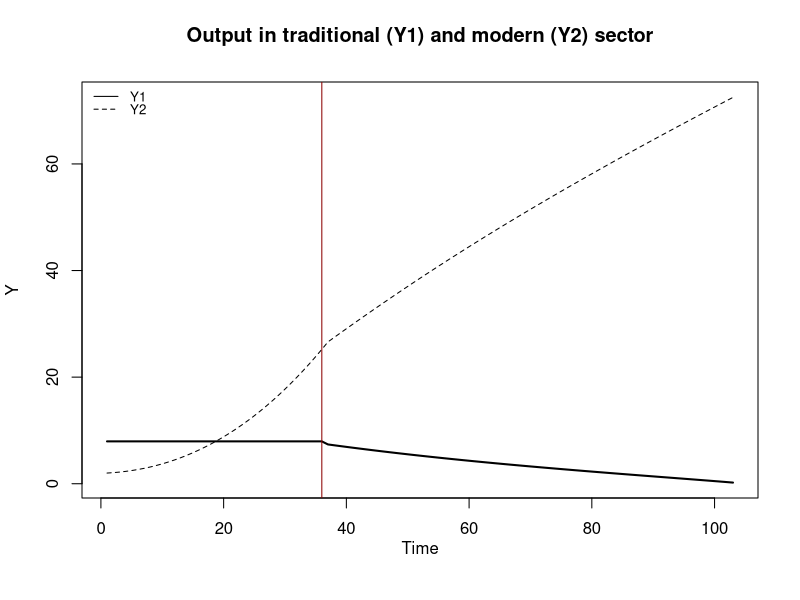
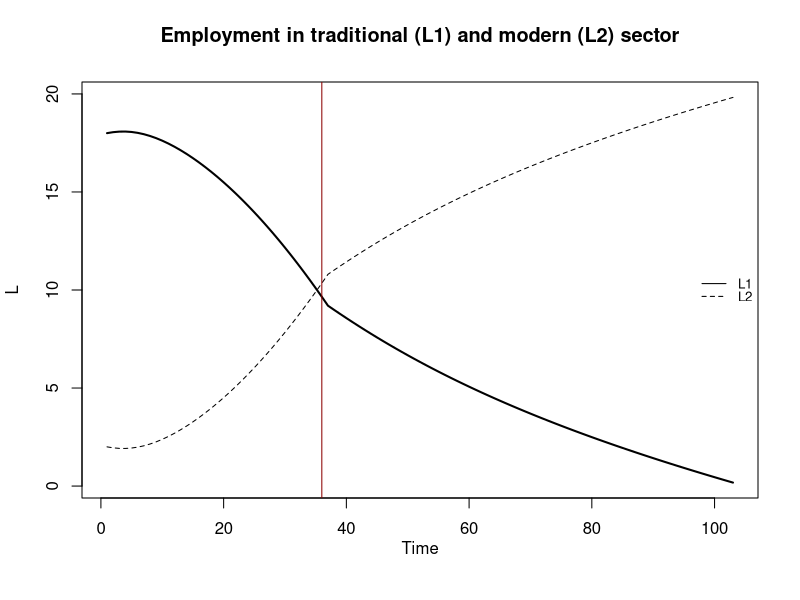
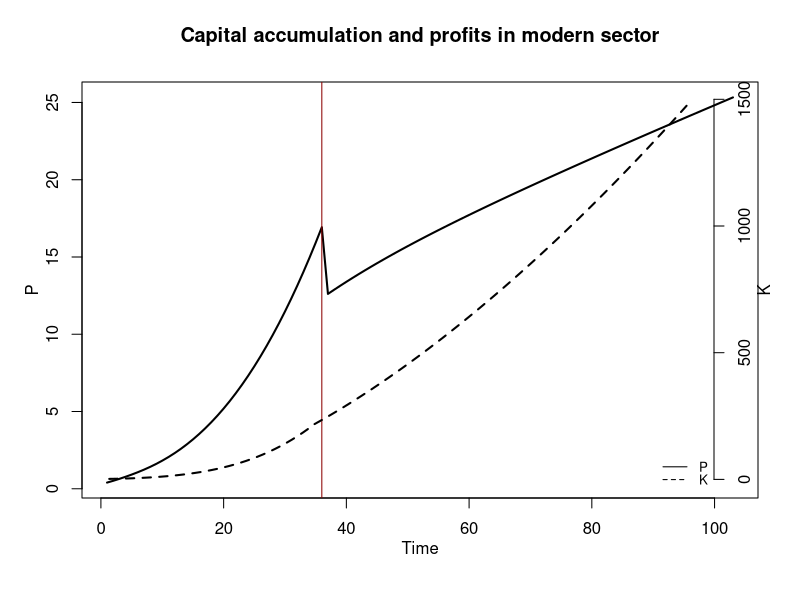
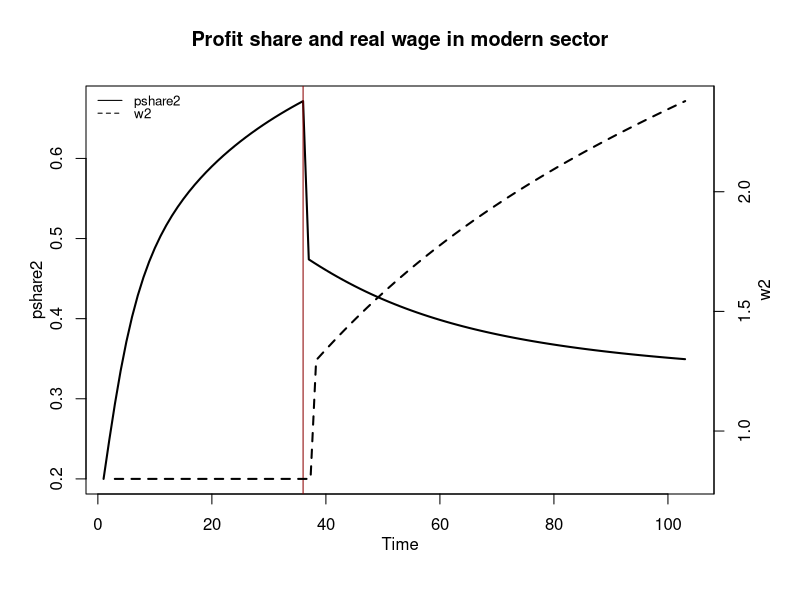
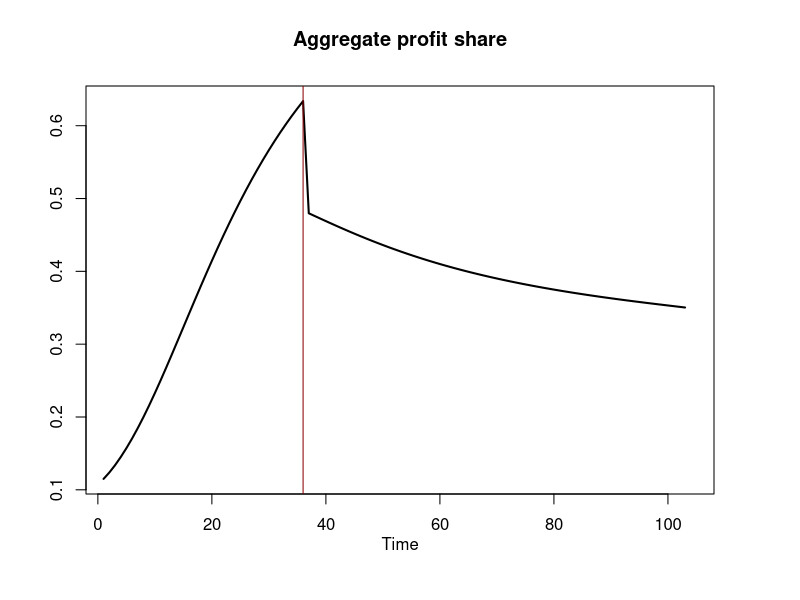
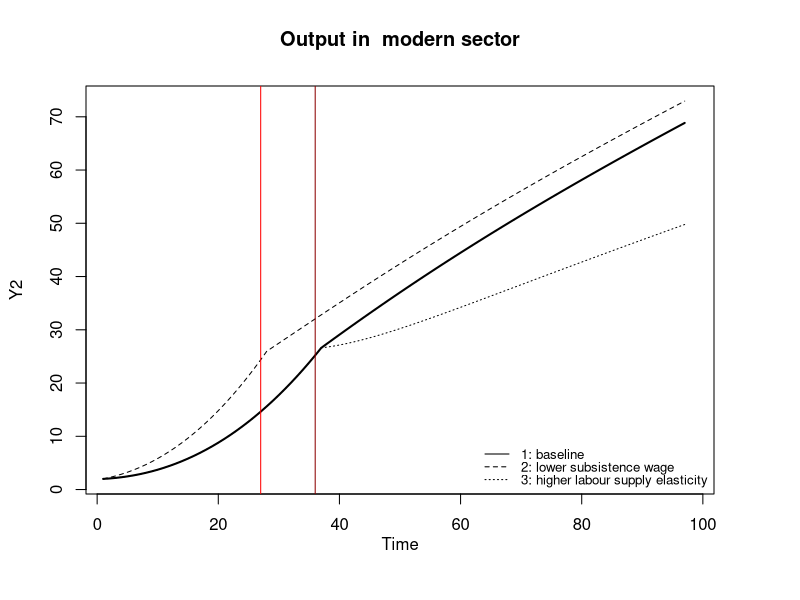
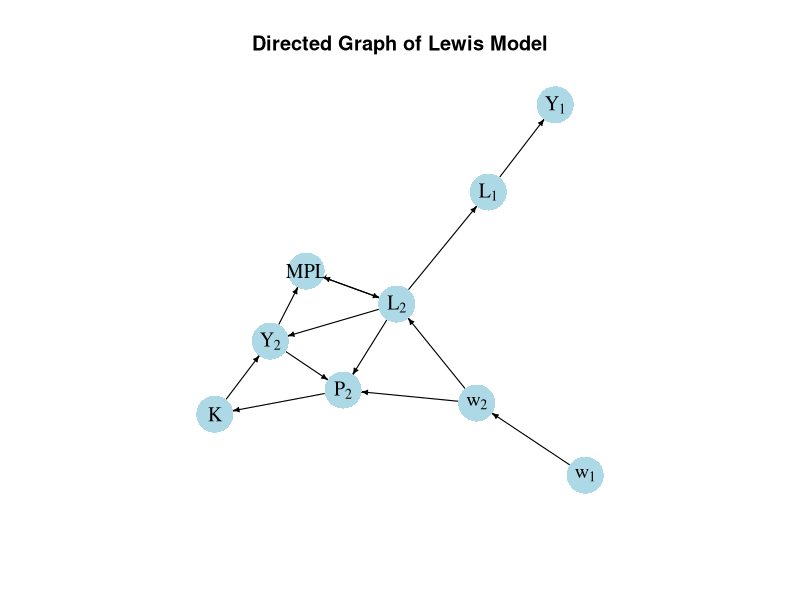

Recreate these plots in R, in order.
## ---- chunk 1
# Clear the environment
rm(list=ls(all=TRUE))

# Set number of periods
Q=250

# Set number of scenarios (including baseline)
S=3

# Set period in which shock/shift will occur
s=1

# Create (S x Q)-matrices that will contain the simulated data
Y1=matrix(data=1,nrow=S,ncol=Q) # Output in sector 1 (traditional)
Y2=matrix(data=1,nrow=S,ncol=Q) # Output in sector 2 (modern)
L1=matrix(data=1,nrow=S,ncol=Q) # employment in sector 1
L2=matrix(data=1,nrow=S,ncol=Q) # employment in sector 2
w2=matrix(data=1,nrow=S,ncol=Q) # real wage sector 2
MPL2 = matrix(data=1, nrow=S, ncol=Q) # marginal product of labour in sector 2
K=matrix(data=1,nrow=S,ncol=Q) # capital stock (only in sector 2)
P2=matrix(data=1,nrow=S,ncol=Q) #  profits in sector 2

# Set fixed parameter values
alpha=0.9 # labour elasticity of output, sector 1
rho=1     # wage premium
L=20      # total labour supply (exogenous)
lambda=10 # employment at which MPL in sector 1 becomes zero
beta=0.7  # labour elasticity of output, sector 2
delta = 0.5  # sensitivity of employment in sector 2 to deviation of MPL2 from w2

# Set baseline parameter values
w1=matrix(data=0.4,nrow=S,ncol=Q) # subsistence real wage sector 1
gamma=matrix(data=0.12, nrow=S, ncol=Q) # labour supply coefficient, sector 2

# Set parameter values for different scenarios
w1[2,s:Q]=0.3         # scenario 2: fall in subsistence wage
gamma[3,s:Q]=0.17     # scenario 3: rise in labour supply elasticity

# Create vectors that will record when the turning point occurs and when the simulation ends
tp = rep(NA, S)
end = rep(NA, S)

# Initialise such that there is surplus labour (L1 > lambda)
L1[,1]= 0.9*L
L2[,1]= L - L1[,1]

# Simulate the model by looping over T time periods for S different scenarios
for (i in 1:S){
  
  # Create flag that will be set to TRUE when the turning point has been reached
  cond = FALSE
  
  # Inititalise time index
  t = 2
  
  # Run the model as long as the number of periods Q hasn't been reached yet and employment in sector 1 is positive 
  while (t <= Q && L1[i, t-1] > 0) {
    
   for (iterations in 1:1000){ 
      
      ## Model equations
      # Output sector1 and wages sector 2
      if (!cond && L1[i, t-1] > lambda) {
      Y1[i,t] = lambda^alpha
      w2[i,t]= w1[i,t]*(1 + rho)
      }
      else{
      Y1[i,t] = (L1[i,t]^alpha)
      w2[i,t]= gamma[i,t]*L2[i,t]
      cond = TRUE # set the flag to TRUE once the condition is violated 
                  #(this prevents the iterations loop from getting trapped between the two conditions)
      }

      # Employment sector 1
      L1[i,t] = L - L2[i,t]
     
      # Output sector 2
      Y2[i,t]=(L2[i,t]^beta)*(K[i,t]^(1-beta))

      # MPL sector 2
      MPL2[i,t] = beta* (Y2[i, t]/L2[i, t]) 
            
      # Employment sector 2 
      L2[i,t] =L2[i, t-1] + delta*(MPL2[i,t-1] - w2[i,t-1])
      
      # Profits sector 2
      P2[i,t]=Y2[i,t] - w2[i,t]*L2[i,t]
      
      # Capital accumulation sector 2
      K[i,t]= K[i,t-1] + P2[i,t-1]

    } # close iterations loop
    
      if (L1[i, t] > lambda) {
        tp[i] = t # record when turning point occurs
      }
    
      if (L1[i, t] <= 0) {
        end[i] = t # record when L1 becomes non-positive, which terminates the simulation
      }
    
    # Update tine index  
     t = t + 1

  } # close time loop
} # close scenarios loop

# Calculate profits in S1
P1=Y1 - w1*L1

#Calculate aggregate profit share 
PS=(P1 + P2)/(Y1 + Y2)

# Calculate sectoral profit shares
PS1=(P1)/(Y1)
PS2=(P2)/(Y2)

## ---- chunk 2
#| label: fig-output
#| fig-cap: Output in traditional (Y1) and modern (Y2) sector

# Set start and end periods for plots
Tmax=end[1]-2
Tmin=2

#Output in the two sectors, baseline
plot(Y1[1, Tmin:Tmax],type="l", col=1, lwd=2, lty=1, xlab="", ylab="Y", ylim=range(Y1[1, Tmin:Tmax],Y2[1, Tmin:Tmax])) 
title(main="Output in traditional (Y1) and modern (Y2) sector", xlab = 'Time',cex=0.8 ,line=2)
lines(Y2[1, Tmin:Tmax],lty=2)
abline(v = tp[1], col = "darkred")
legend("topleft", legend=c("Y1", "Y2"),
       lty=1:2, cex=0.8, bty = "n", y.intersp=0.8)

## ---- chunk 3
#| label: fig-employment
#| fig-cap: Employment in traditional (L1) and modern (L2) sector

#Employment in the two sectors, baseline
plot(L1[1, Tmin:Tmax],type="l", col=1, lwd=2, lty=1, xlab="", ylab="L", ylim=range(L1[1, Tmin:Tmax],L2[1, Tmin:Tmax])) 
title(main="Employment in traditional (L1) and modern (L2) sector", xlab = 'Time',cex=0.8 ,line=2)
lines(L2[1, Tmin:Tmax],lty=2)
abline(v = tp[1], col = "darkred")
legend("right", legend=c("L1", "L2"),
       lty=1:2, cex=0.8, bty = "n", y.intersp=0.8)

## ---- chunk 4
#| label: fig-capacc
#| fig-cap: Capital accumulation and profits in modern sector

#Profits and capital accumulation in manufacturing, baseline
plot(P2[1, Tmin:Tmax],type="l", col=1, lwd=2, lty=1, xlab="", ylab="", ylim=range(P2[1, Tmin:Tmax])) 
title(main="Capital accumulation and profits in modern sector", ylab = 'P', xlab = 'Time', cex=0.8, line=2)
abline(v = tp[1], col = "darkred")
par(mar = c(5, 4, 4, 4) + 0.3)
par(new = TRUE)
plot(K[1, Tmin:Tmax],type="l", col=1, lwd=2, lty=2, font.main=1,cex.main=1,ylab = '', axes=FALSE,
     xlab = '',ylim = range(K[1, Tmin:Tmax]),cex.axis=1,cex.lab=0.75)
axis(side = 4, at = pretty(range(K[1, Tmin:Tmax])))  
mtext("K", side = 4, line = 2)
legend("bottomright", legend=c("P", "K"),
       lty=1:2, cex=0.8, bty = "n", y.intersp=0.8)

## ---- chunk 5
#| label: fig-wage
#| fig-cap: Real wage and profit share in modern sector

# Real wage and profit share in manufacturing
plot(PS2[1, Tmin:Tmax],type="l", col=1, lwd=2, lty=1, xlab="", ylab="", xlim=range(Tmin:Tmax), ylim=range(PS2[1, Tmin:Tmax])) 
title(main="Profit share and real wage in modern sector",ylab = 'pshare2', xlab = 'Time', cex=0.8, line=2)
abline(v = tp[1], col = "darkred")
par(mar = c(5, 4, 4, 4) + 0.3)
par(new = TRUE)
plot(w2[1, Tmin:Tmax],type="l", col=1, lwd=2, lty=2, font.main=1,cex.main=1,ylab = '', axes=FALSE, xlim=range(0:Tmax),
     xlab = '', ylim = range(w2[1, Tmin:Tmax]), cex.axis=1,cex.lab=0.75)
axis(side = 4, at = pretty(range(w2[1, Tmin:Tmax])))  
mtext("w2", side = 4, line = 2)
legend("topleft", legend=c("pshare2", "w2"),
       lty=1:2, cex=0.8, bty = "n", y.intersp=0.8)

## ---- chunk 6
#| label: fig-profshare
#| fig-cap: Aggregate profit share

# Aggregate profit share
plot(PS[1, Tmin:Tmax],type="l", col=1, lwd=2, lty=1, xlab="", ylab="", xlim=range(Tmin:Tmax), ylim=range(PS[1, Tmin:Tmax])) 
title(main="Aggregate profit share",ylab = '', xlab = 'Time', cex=0.8, line=2)
abline(v = tp[1], col = "darkred")

## ---- chunk 7
#| label: fig-scen2
#| fig-cap: Output in modern sector under different scenarios

Tmax=end[2]-2
plot(Y2[1, Tmin:Tmax],type="l", col=1, lwd=2, lty=1, xlim=range(Tmin:Tmax), xlab="", ylab="Y2", ylim=range(Y2[1, Tmin:Tmax],Y2[2, Tmin:Tmax])) 
title(main="Output in  modern sector", xlab = 'Time',cex=0.8 ,line=2)
lines(Y2[2, Tmin:Tmax],lty=2)
lines(Y2[3, Tmin:Tmax],lty=3)
abline(v = tp[1], col = "darkred")
abline(v = tp[2], col = "red")
legend("bottomright", legend=c("1: baseline", "2: lower subsistence wage", "3: higher labour supply elasticity"),
       lty=1:3, cex=0.8, bty = "n", y.intersp=0.8)
## ---- chunk 8
## Create directed graph
# Construct auxiliary Jacobian matrix for 9 variables: 

#              Y1,Y2,L1,L2,w1,w2,P2,K, MPL2
M_mat=matrix(c(0, 0, 1, 0, 0, 0, 0, 0, 0,
               0, 0, 0, 1, 0, 0, 0, 1, 0,
               0, 0, 0, 1, 0, 0, 0, 0, 0, 
               0, 0, 0, 0, 0, 1, 0, 0, 1, 
               0, 0, 0, 0, 0, 0, 0, 0, 0,
               0, 0, 0, 0, 1, 0, 0, 0, 0,
               0, 1, 0, 1, 0, 1, 0, 0, 0,
               0, 0, 0, 0, 0, 0, 1, 0, 0,
               0, 1, 0, 1, 0, 0, 0, 0, 0), 9, 9, byrow=TRUE)

# Create adjacency matrix from transpose of auxiliary Jacobian 
A_mat=t(M_mat)

# Create directed graph from adjacency matrix
library(igraph)
dg= graph_from_adjacency_matrix(A_mat, mode="directed", weighted= NULL)

# Define node labels
V(dg)$name=c(expression(Y[1]), expression(Y[2]), expression(L[1]), expression(L[2]), 
             expression(w[1]), expression(w[2]), expression(P[2]), "K", "MPL")

# Plot directed graph
plot(dg, main="Directed Graph of Lewis Model", vertex.size=20, vertex.color="lightblue", 
     vertex.label.color="black", edge.arrow.size=0.3, edge.width=1.1, edge.size=1.2,
     edge.arrow.width=1.2, edge.color="black", vertex.label.cex=1.2, 
     vertex.frame.color="NA", margin=-0.08)
